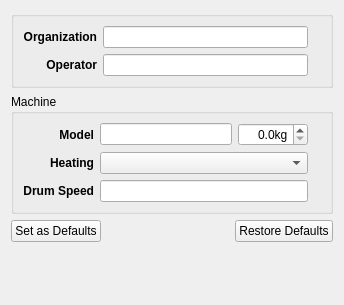
<?xml version="1.0" encoding="UTF-8"?>
<ui version="4.0">
 <class>SetupWidget</class>
 <widget class="QWidget" name="SetupWidget">
  <property name="geometry">
   <rect>
    <x>0</x>
    <y>0</y>
    <width>344</width>
    <height>305</height>
   </rect>
  </property>
  <property name="windowTitle">
   <string notr="true">Form</string>
  </property>
  <property name="toolTip">
   <string notr="true"/>
  </property>
  <property name="accessibleDescription">
   <string notr="true"/>
  </property>
  <layout class="QVBoxLayout" name="verticalLayout">
   <item>
    <widget class="QGroupBox" name="groupBox">
     <property name="title">
      <string/>
     </property>
     <layout class="QHBoxLayout" name="horizontalLayout_3">
      <item>
       <layout class="QGridLayout" name="gridLayout">
        <item row="0" column="1" colspan="2">
         <widget class="QLineEdit" name="lineEditOrganization">
          <property name="sizePolicy">
           <sizepolicy hsizetype="Expanding" vsizetype="Fixed">
            <horstretch>1</horstretch>
            <verstretch>0</verstretch>
           </sizepolicy>
          </property>
          <property name="toolTip">
           <string notr="true"/>
          </property>
          <property name="text">
           <string notr="true"/>
          </property>
         </widget>
        </item>
        <item row="1" column="1" colspan="2">
         <widget class="QLineEdit" name="lineEditOperator">
          <property name="sizePolicy">
           <sizepolicy hsizetype="Expanding" vsizetype="Fixed">
            <horstretch>1</horstretch>
            <verstretch>0</verstretch>
           </sizepolicy>
          </property>
          <property name="toolTip">
           <string notr="true"/>
          </property>
          <property name="text">
           <string notr="true"/>
          </property>
         </widget>
        </item>
        <item row="1" column="0">
         <widget class="QLabel" name="labelOperator">
          <property name="font">
           <font>
            <bold>true</bold>
           </font>
          </property>
          <property name="toolTip">
           <string notr="true"/>
          </property>
          <property name="text">
           <string notr="true">Operator</string>
          </property>
          <property name="alignment">
           <set>Qt::AlignRight|Qt::AlignTrailing|Qt::AlignVCenter</set>
          </property>
         </widget>
        </item>
        <item row="0" column="0">
         <widget class="QLabel" name="labelOrganization">
          <property name="font">
           <font>
            <bold>true</bold>
           </font>
          </property>
          <property name="toolTip">
           <string notr="true"/>
          </property>
          <property name="text">
           <string notr="true">Organization</string>
          </property>
          <property name="alignment">
           <set>Qt::AlignRight|Qt::AlignTrailing|Qt::AlignVCenter</set>
          </property>
         </widget>
        </item>
        <item row="0" column="3">
         <widget class="QLabel" name="labelOrganizationDefault">
          <property name="sizePolicy">
           <sizepolicy hsizetype="Preferred" vsizetype="Preferred">
            <horstretch>0</horstretch>
            <verstretch>0</verstretch>
           </sizepolicy>
          </property>
          <property name="toolTip">
           <string notr="true"/>
          </property>
          <property name="accessibleDescription">
           <string notr="true"/>
          </property>
          <property name="styleSheet">
           <string notr="true">QLabel { color : grey; }</string>
          </property>
          <property name="text">
           <string notr="true"/>
          </property>
         </widget>
        </item>
        <item row="1" column="3">
         <widget class="QLabel" name="labelOperatorDefault">
          <property name="toolTip">
           <string notr="true"/>
          </property>
          <property name="accessibleDescription">
           <string notr="true"/>
          </property>
          <property name="styleSheet">
           <string notr="true">QLabel { color : grey; }</string>
          </property>
          <property name="text">
           <string notr="true"/>
          </property>
         </widget>
        </item>
       </layout>
      </item>
     </layout>
    </widget>
   </item>
   <item>
    <widget class="QGroupBox" name="groupBoxMachine">
     <property name="toolTip">
      <string notr="true"/>
     </property>
     <property name="accessibleDescription">
      <string notr="true"/>
     </property>
     <property name="title">
      <string notr="true">Machine</string>
     </property>
     <layout class="QHBoxLayout" name="horizontalLayout_2">
      <item>
       <layout class="QGridLayout" name="gridLayoutMachine">
        <item row="0" column="2">
         <widget class="QDoubleSpinBox" name="doubleSpinBoxRoasterSize">
          <property name="toolTip">
           <string notr="true"/>
          </property>
          <property name="alignment">
           <set>Qt::AlignRight|Qt::AlignTrailing|Qt::AlignVCenter</set>
          </property>
          <property name="suffix">
           <string notr="true">kg</string>
          </property>
          <property name="decimals">
           <number>1</number>
          </property>
          <property name="maximum">
           <double>140.000000000000000</double>
          </property>
         </widget>
        </item>
        <item row="1" column="0">
         <widget class="QLabel" name="labelHeating">
          <property name="font">
           <font>
            <bold>true</bold>
           </font>
          </property>
          <property name="accessibleDescription">
           <string notr="true"/>
          </property>
          <property name="text">
           <string notr="true">Heating</string>
          </property>
          <property name="alignment">
           <set>Qt::AlignRight|Qt::AlignTrailing|Qt::AlignVCenter</set>
          </property>
         </widget>
        </item>
        <item row="2" column="0">
         <widget class="QLabel" name="labelDrumSpeed">
          <property name="font">
           <font>
            <bold>true</bold>
           </font>
          </property>
          <property name="toolTip">
           <string notr="true"/>
          </property>
          <property name="text">
           <string notr="true">Drum Speed</string>
          </property>
          <property name="alignment">
           <set>Qt::AlignRight|Qt::AlignTrailing|Qt::AlignVCenter</set>
          </property>
         </widget>
        </item>
        <item row="2" column="1" colspan="2">
         <widget class="QLineEdit" name="lineEditDrumSpeed">
          <property name="toolTip">
           <string notr="true"/>
          </property>
          <property name="text">
           <string notr="true"/>
          </property>
         </widget>
        </item>
        <item row="1" column="1" colspan="2">
         <widget class="QComboBox" name="comboBoxHeating"/>
        </item>
        <item row="0" column="0">
         <widget class="QLabel" name="labelMachine">
          <property name="font">
           <font>
            <bold>true</bold>
           </font>
          </property>
          <property name="toolTip">
           <string notr="true"/>
          </property>
          <property name="text">
           <string notr="true">Model</string>
          </property>
          <property name="alignment">
           <set>Qt::AlignRight|Qt::AlignTrailing|Qt::AlignVCenter</set>
          </property>
         </widget>
        </item>
        <item row="0" column="1">
         <widget class="QLineEdit" name="lineEditMachine">
          <property name="toolTip">
           <string notr="true"/>
          </property>
          <property name="text">
           <string notr="true"/>
          </property>
         </widget>
        </item>
        <item row="0" column="3">
         <widget class="QLabel" name="labelMachineSizeDefault">
          <property name="toolTip">
           <string notr="true"/>
          </property>
          <property name="accessibleDescription">
           <string notr="true"/>
          </property>
          <property name="styleSheet">
           <string notr="true">QLabel { color : grey; }</string>
          </property>
          <property name="text">
           <string notr="true"/>
          </property>
         </widget>
        </item>
        <item row="1" column="3">
         <widget class="QLabel" name="labelHeatingDefault">
          <property name="toolTip">
           <string notr="true"/>
          </property>
          <property name="accessibleDescription">
           <string notr="true"/>
          </property>
          <property name="styleSheet">
           <string notr="true">QLabel { color : grey; }</string>
          </property>
          <property name="text">
           <string notr="true"/>
          </property>
         </widget>
        </item>
        <item row="2" column="3">
         <widget class="QLabel" name="labelDrumSpeedDefault">
          <property name="toolTip">
           <string notr="true"/>
          </property>
          <property name="accessibleDescription">
           <string notr="true"/>
          </property>
          <property name="styleSheet">
           <string notr="true">QLabel { color : grey; }</string>
          </property>
          <property name="text">
           <string notr="true"/>
          </property>
         </widget>
        </item>
       </layout>
      </item>
     </layout>
    </widget>
   </item>
   <item>
    <layout class="QHBoxLayout" name="horizontalLayout">
     <item>
      <widget class="QPushButton" name="SetDefaults">
       <property name="focusPolicy">
        <enum>Qt::NoFocus</enum>
       </property>
       <property name="toolTip">
        <string notr="true"/>
       </property>
       <property name="text">
        <string notr="true">Set as Defaults</string>
       </property>
      </widget>
     </item>
     <item>
      <spacer name="horizontalSpacer">
       <property name="orientation">
        <enum>Qt::Horizontal</enum>
       </property>
       <property name="sizeHint" stdset="0">
        <size>
         <width>40</width>
         <height>20</height>
        </size>
       </property>
      </spacer>
     </item>
     <item>
      <widget class="QPushButton" name="Defaults">
       <property name="focusPolicy">
        <enum>Qt::NoFocus</enum>
       </property>
       <property name="toolTip">
        <string notr="true"/>
       </property>
       <property name="text">
        <string notr="true">Restore Defaults</string>
       </property>
      </widget>
     </item>
    </layout>
   </item>
   <item>
    <spacer name="verticalSpacer">
     <property name="orientation">
      <enum>Qt::Vertical</enum>
     </property>
     <property name="sizeHint" stdset="0">
      <size>
       <width>20</width>
       <height>40</height>
      </size>
     </property>
    </spacer>
   </item>
  </layout>
 </widget>
 <tabstops>
  <tabstop>lineEditOrganization</tabstop>
  <tabstop>lineEditOperator</tabstop>
  <tabstop>lineEditMachine</tabstop>
  <tabstop>doubleSpinBoxRoasterSize</tabstop>
  <tabstop>comboBoxHeating</tabstop>
  <tabstop>lineEditDrumSpeed</tabstop>
 </tabstops>
 <resources/>
 <connections/>
</ui>
